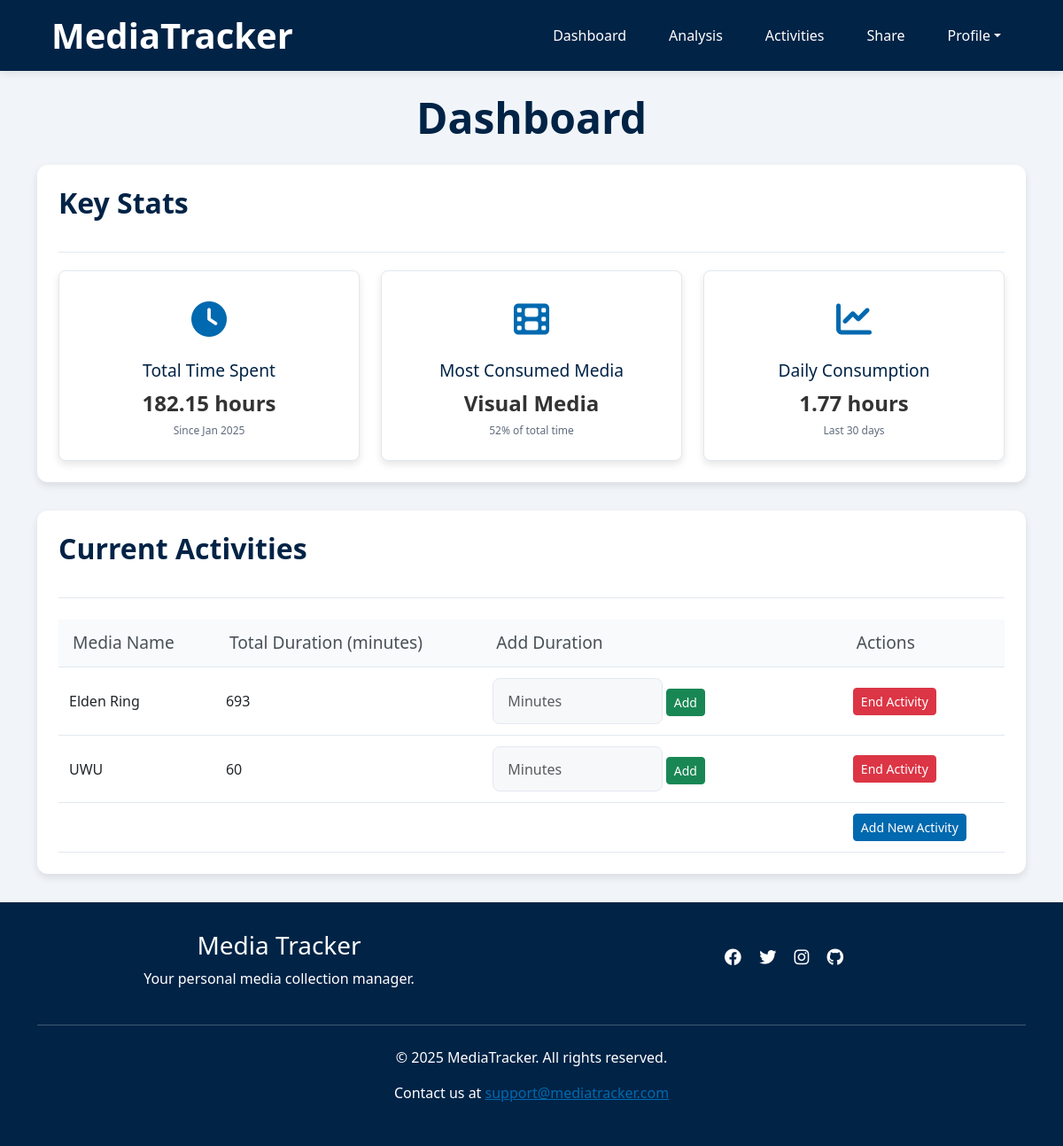
/dashboard (signed in), run on the app's committed database.
### app/models.py (models this page shows)
class Activities(db.Model):
    __tablename__ = 'Activities'
    id = db.Column(db.Integer, primary_key=True)
    username = db.Column(db.String(80), db.ForeignKey('Users.username'), nullable=False)
    media_type = db.Column(db.String(50), nullable=False)
    media_subtype = db.Column(db.String(50), nullable=True)
    media_name = db.Column(db.String(120), nullable=False)
    status = db.Column(db.String(20), nullable=False, default='ongoing')
    start_date = db.Column(db.Date, nullable=True)
    end_date = db.Column(db.Date, nullable=True)
    rating = db.Column(db.Float, nullable=True)
    comment = db.Column(db.Text, nullable=True)
    media_entries = db.relationship('Entries', backref='activity')

### app/routes.py (the view)
@app.route('/dashboard', methods=['GET', 'POST'])
def dashboard():
    if 'username' not in session:
        flash('Please log in to view your dashboard.', 'danger')
        return redirect(url_for('login'))
    username = session['username']
    if request.method == 'POST':
        handle_dashboard_form(username, request.form)
        return redirect(url_for('dashboard'))
    stats = get_user_statistics(username)
    current_activities = get_current_activities(username)
    return render_template(
        'dashboard.html',
        total_time=stats['total_time'],
        most_consumed_media=stats['most_consumed_media'],
        daily_average_time=stats['daily_average_time'],
        current_activities=current_activities
    )

### app/helpers/dashboard_handler.py (called while the page is built)
def get_current_activities(username):
    current_activities = Activities.query.filter_by(username=username, status='ongoing').all()
    activities = []
    for activity in current_activities:
        total_duration = db.session.query(
            func.sum(Entries.duration)
        ).filter_by(activity_id=activity.id).scalar()
        activities.append({
            "media_name": activity.media_name,
            "media_type": activity.media_type,
            "total_duration": total_duration or 0,
            "activity_id": activity.id
        })
    return activities

### app/templates/dashboard.html (shortened to what this page needs)
{% extends "base.html" %}
{% block content %}
<div class="container">
    <h1 class="text-center page-title">Dashboard</h1>
     <section class="section wow fadeInUp" data-wow-duration="0.2s" data-wow-delay="0.05s">
        <div class="section-header">
            <h2 class="section-title">Key Stats</h2>
        </div>
        <div class="stats-grid">
            <div class="stats-metric-card">
                <div class="stats-icon clock">
                    <i class="fas fa-clock"></i>
                </div>
                <div class="container">
                    <div class="stats-info"><h3>Total Time Spent</h3></div>
                    <div class="stats-info"><p>{{ total_time }} hours</p></div>
                    <div class="stats-sub">Since Jan 2025</div>
                </div>
            </div>
            <div class="stats-metric-card">
                <div class="stats-icon film">
                    <i class="fas fa-film"></i>
                </div>
                <div class="container">
                    <div class="stats-info"><h3>Most Consumed Media</h3></div>
                    <div class="stats-info"><p>{{ most_consumed_media }}</p></div>
                    <div class="stats-sub">52% of total time</div>
                </div>
            </div>
            <div class="stats-metric-card">
                <div class="stats-icon chart">
                    <i class="fas fa-chart-line"></i>
                </div>
                <div class="container">
                    <div class="stats-info"><h3>Daily Consumption</h3></div>
                    <div class="stats-info"><p>{{ daily_average_time }} hours</p></div>
                    <div class="stats-sub">Last 30 days</div>
                </div>
            </div>
        </div>
    </section>
    <section class="section wow fadeInUp" data-wow-duration="0.2s" data-wow-delay="0.1s">
        <div class="section-header" style="margin-bottom: 0;">
            <h2 class="section-title">Current Activities</h2>
        </div>
        <div  class="table-container">
        <table>
            <thead>
                <tr>
                    <th>Media Name</th>
                    <th>Total Duration (minutes)</th>
                    <th>Add Duration</th>
                    <th>Actions</th>
                </tr>
            </thead>
            <tbody>
                {% for activity in current_activities %}
                <tr>
                    <td>{{ activity.media_name }}</td>
                    <td>{{ activity.total_duration }}</td>
                    <td>
                        <form action="{{ url_for('dashboard') }}" method="POST" class="d-inline">
                            <input type="number" name="duration" class="form-control d-inline w-50" placeholder="Minutes" required>
                            <button type="submit" name="add_duration" class="btn btn-success btn-sm">Add</button>
                        </form>
                    </td>
                    <td>
                        <button class="btn btn-danger btn-sm" data-bs-toggle="modal" data-bs-target="#endActivityModal" data-activity-id="{{ activity.activity_id }}">End Activity</button>
                    </td>
                </tr>
                {% endfor %}
                <tr>
                    <td></td><td></td><td></td>
                    <td><button class="btn btn-primary btn-sm" data-bs-toggle="modal" data-bs-target="#addActivityModal">Add New Activity</button></td>
                </tr>
            </tbody>
        </table>
        </div>
    </section>
</div>
{% endblock %}

### app/static/styles.css (style rules this page uses)
:root { --primary-color: #0069af; --secondary-color: #002346; --background-color:#f1f5f9; --light-border: #e2e8f0; }
body { font-family: 'Segoe UI', Tahoma, Geneva, Verdana, sans-serif; background-color: var(--background-color); }
h1 { margin-top: 1.5rem; margin-bottom: 1.5rem; }
html, body { height: 100%; margin: 0; padding: 0; }
body { display: flex; flex-direction: column; }
table { width: 100%; border-collapse: collapse; }
th { background-color: #f8fafc; padding: 0.75rem 1rem; text-align: left; font-weight: 500; color: #495057; border-bottom: 1px solid var(--light-border); font-size: 1.2rem; }
td { padding: 0.75rem; border-bottom: 1px solid var(--light-border); vertical-align: middle; }
thead { padding: 0.75rem 1rem; }
.table-container { overflow-x: auto; margin-top: 1.5rem; }
.btn-primary { background-color: var(--primary-color); border-color: var(--primary-color); }
.section-header { display: flex; justify-content: space-between; align-items: center; margin-bottom: 1.25rem; padding-bottom: 0.75rem; border-bottom: 1px solid var(--light-border); }
.section { background: white; border-radius: 0.75rem; box-shadow: 0 4px 8px rgba(0,0,0,0.1); padding: 1.5rem; margin-bottom: 2rem; }
.section-title { font-size: 2rem; font-weight: bold; margin-bottom: 1.5rem; color: var(--secondary-color); }
.page-title { font-size: 3rem; font-weight: bold; margin-bottom: 1.5rem; color: var(--secondary-color); }
.stats-grid { display: grid; grid-template-columns: repeat(auto-fit, minmax(250px, 1fr)); gap: 1.5rem; }
.stats-metric-card { background-color: #ffffff; border-radius: 8px; padding: 1.5rem; flex: 0 1 280px; box-shadow: 0 4px 8px rgba(0,0,0,0.1); text-align: center; transition: transform 0.3s, box-shadow 0.3s; border: 1px solid #e2e8f0; }
.stats-icon { font-size: 2.5rem; color: var(--primary-color); margin-bottom: 1rem; }
.stats-info h3 { font-size: 1.2rem; color: var(--secondary-color); margin-bottom: 0.5rem; }
.stats-info p { font-size: 1.5rem; font-weight: 600; margin: 0; color: #333333; }
.stats-sub { font-size: 0.75rem; color: #5f6b7c; margin-top: 0.25rem; }
.form-control { padding: 0.8rem 1rem; border-radius: 8px; border: 1px solid var(--light-border); transition: all 0.3s ease; font-size: 1rem; background-color: #f2f4f59c; }
.wow { visibility: hidden; }
.wow.animated { visibility: visible; }

### data on the page
Activities: media_type "Visual Media"
Activities: media_name "Elden Ring", total_duration "693"
Activities: media_name "UWU", total_duration "60"

### other printed values
{{ total_time }} "182.15"
{{ daily_average_time }} "1.77"
